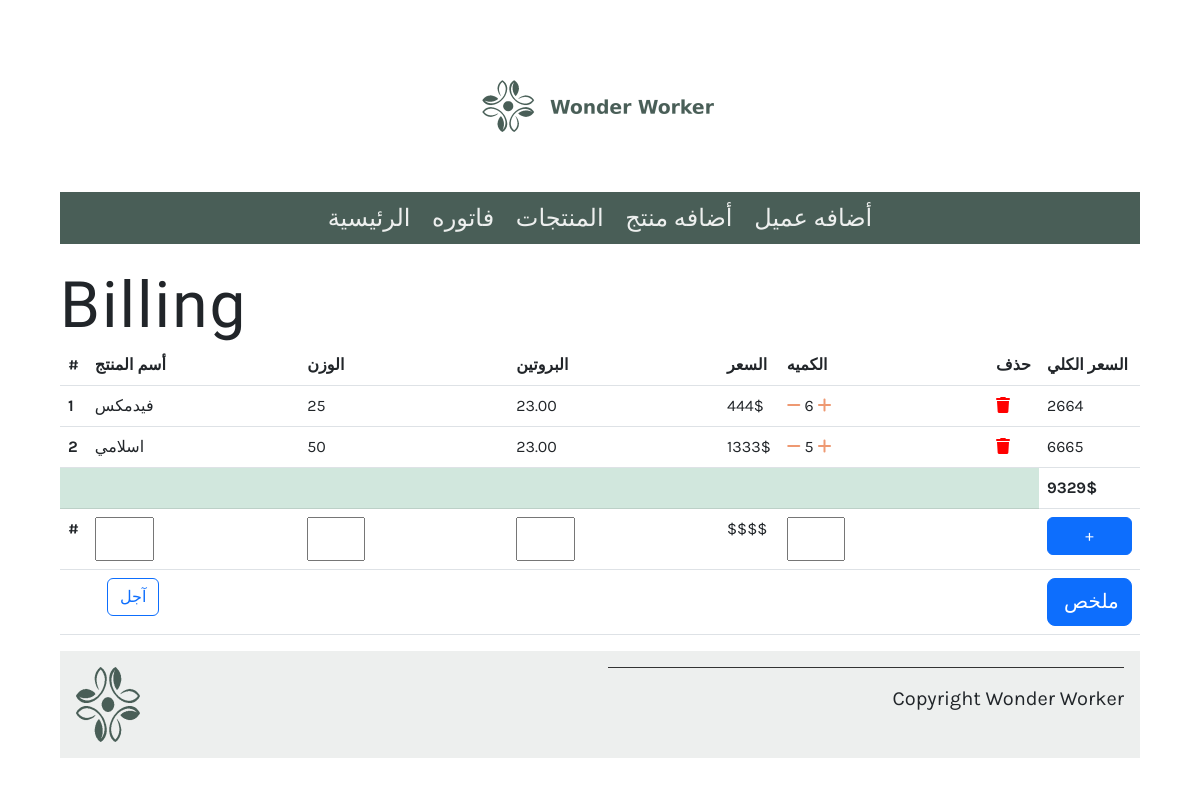
Before: /billing/ with the older database file.
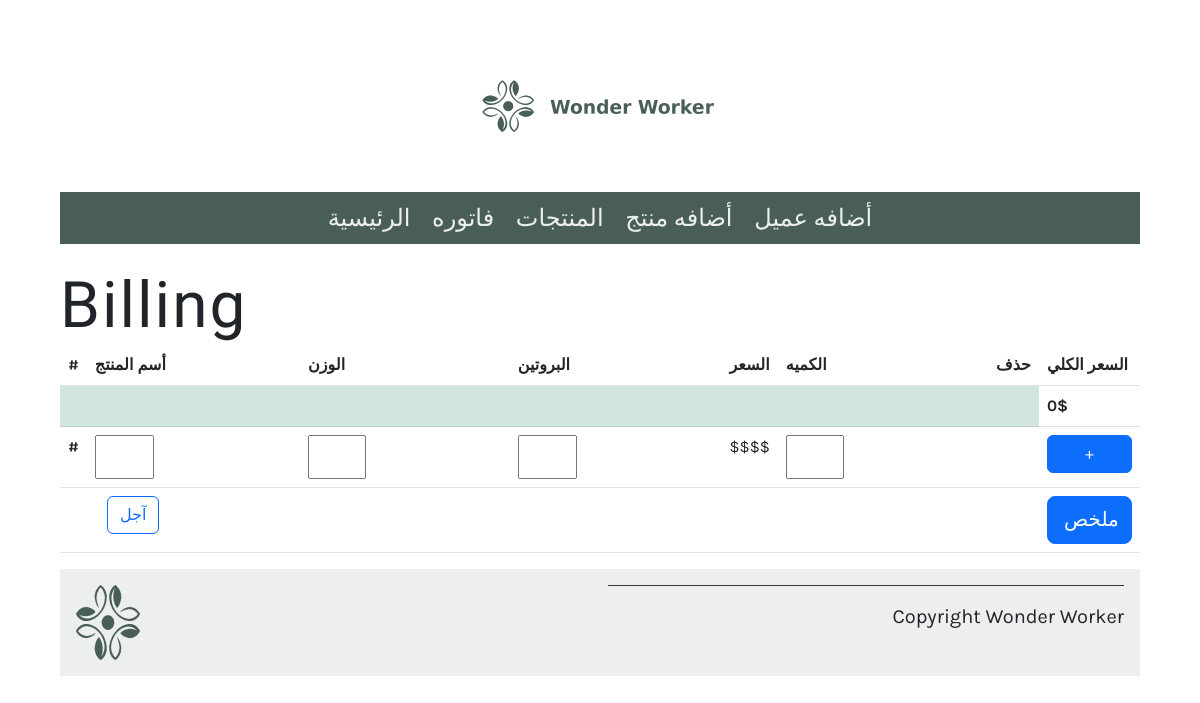
After: the same page with the newer database file.
### bill_app/models.py (models this page shows, shortened)
class Bill(models.Model):
   order=models.ForeignKey(Order,on_delete=models.CASCADE)
   product = models.ForeignKey(Product,on_delete=models.CASCADE)
   quantity = models.IntegerField(default=1)
   price= models.IntegerField(default= 0)
   cus_paid=models.IntegerField(default=0)
   class Meta:
      unique_together = ('order', 'product')
   def get_total_item_price(self):
      return self.quantity * self.product.price

class Product(models.Model):
   id=models.AutoField(primary_key=True)
   name = models.CharField(max_length=200)
   protien=models.DecimalField(max_length=1,null=True,decimal_places=2,max_digits=5)
   weight=models.CharField(max_length=5 )
   price = models.IntegerField(null=False)
   quantity = models.IntegerField(default=1)

### bill_app/views.py (the view)
# urls.py: path('billing/',views.billing,name='billing'),
def billing(request):
    options={"protien":[], "weight":[], "name":[],'customers':[]}
    product=Product.objects.all()
    bill = Bill.objects.filter(order=Order.objects.last())
    for i in product:
        if i.protien not in options['protien']:
            options['protien'].append(i.protien)
        if i.weight not in options['weight']:
            options['weight'].append(i.weight)
        if i.name not in options['name']:
            options['name'].append(i.name)
    if Order.objects.exists():
        order_id=Order.objects.last().order_id
    else:
        order_id=0
    total=0
    for i in bill:
        if i is None:
            return total
        else:
            total+=i.get_total_item_price()
    products_dect={'product':Bill.objects.filter(order=Order.objects.last()),'total':total,'order_id':order_id,'options':options}
    if request.method=="POST" :
        value=request.POST.get('account', False)
        print(value)
        return render(request, 'success.html',products_dect)
    else:
        return render(request,'bill.html',products_dect)

### bill_app/templates/bill.html (shortened to what this page needs)
{% extends 'base.html' %}
{% load static %}
{% block content %}
<h1> Billing </h1>
<table class="table ">
    <thead>
    <tr>
        <th scope="col ">#</th>
        <th scope="col">  أسم المنتج</th>
        <th scope="col"> الوزن </th>
        <th scope="col">البروتين</th>
        <th scope="col">السعر</th>
        <th scope="col">الكميه</th>
        <th scope="col">حذف</th>
        <th scope="col "> السعر الكلي</th>
    </tr>
    </thead>
    <tbody>
    {% for items in product %}
        <tr>
        <th scope="row">{{ forloop.counter }}</th>
            <td>{{ items.product.name }}</td>
            <td>{{ items.product.weight }}</td>
            <td>{{ items.product.protien }}</td>
            <td>{{ items.product.price}}$</td>
            <td >
                <a href="{% url 'quantity_controller' order_id=items.order.order_id product_id=items.product.id operation=0 %}"><i class="fas fa-minus mr-2"></i></a>
                {{ items.quantity}}
                <a href="{% url 'quantity_controller' order_id=items.order.order_id product_id=items.product.id operation=1 %}"><i class="fas fa-plus ml-2"></i></a>
            </td>
            <td> <a  style='color: red;' href="{% url 'remove_product' order_id=items.order.order_id product_id=items.product.id %}" ><i class="fas fa-trash float-right "></i></a></td>
            <td>{{items.get_total_item_price}}</td>
        </tr>
    {% endfor %}
    <tr>
        <td colspan="7" class="table-success"></td><td><b>{{total}}$</b></td>
    </tr>
    <tr>
        <form action="/add_to_bill/" method="POST" >
            <th scope="row">#</th>
            <td>
                <input list="names" name="name" required="true">
            </td>
            <td>
                <input list="weights" name="weight" required="true">
            </td>
            <td><input list="protiens" name="protien" required="true">
            </td>
            <td>$$$$</td>
            <td ><input name="quantity"  type="number" required="true" min="1"></td>
            <td></td>
            <td colspan="2"> <input type="submit" style="width: 85px;"  class="btn btn-primary" value="+"></td>
        </form>
    </tr>
    <tr>
        <form action="/billing/"  method="POST" >
            <td colspan="2"  style="padding-left: 47px;">
                <label class="btn btn-outline-primary" for="btn-check-outlined">آجل</label>
            </td>
            <td colspan="5" class=""></td>
            <td>  <input style="width: 85px;" type="submit"   class="btn btn-lg btn-primary" value="ملخص" ></td>
        </form>
    </tr>
    </tbody>
</table>
{% endblock %}

### bill_app/templates/base.html (shortened to what this page needs)
{% load static %}
<!DOCTYPE html>
<html lang="en">
  <head>
    <link href="https://cdn.jsdelivr.net/npm/bootstrap@5.3.0-alpha3/dist/css/bootstrap.min.css" rel="stylesheet">
    <link
      rel="preload"
      as="style"
      href="{% static 'css/style.css' %}"
      onload="this.rel = 'stylesheet'"
    />
  </head>
  <body>
    {% include 'partials/_header.html' %}
    <main>{% block content %} {% endblock %}</main>
   {%include 'partials/_footer.html'%}
  </body>
</html>

### bill_app/templates/partials/_header.html
{% load static %}
<header>
  <img src="{% static 'img/logo.png' %}" />
</header>
<nav>
  <ul>
    <li><a href="/">الرئيسية</a></li>
    <li><a href="{% url 'create_order' %}">فاتوره</a></li>
    <li><a href="{% url 'products' %}">المنتجات</a></li>
    <li><a href="{% url 'product' %}">أضافه منتج</a></li>
    <li><a href="{% url 'user_page' %}">أضافه عميل</a></li>
  </ul>
</nav>

### bill_app/templates/partials/_footer.html
{% load static %}
<footer>
    <article>
        <img src="{% static 'img/logo_footer.png' %}" />
    </article>
    <article>
        <p>Copyright Wonder Worker </p>
    </article>
</footer>

### bill_app/static/css/style.css (style rules this page uses)
body { font-family: 'Karla', sans-serif; margin-top: 3rem; margin-bottom: 3rem; margin-left: 5%; margin-right: 5%; }
h1, h2, h3, h4, h5, h6 { font-family: 'Markazi Text', serif; letter-spacing: 2px;; }
h1 { font-size: 4rem; margin-top: 1.5rem; margin-bottom: 0; }
p, ul { font-size: 1.25rem;; }
a { color: #EE9972; text-decoration: none; }
header img { display: block; margin-left: auto; margin-right: auto; max-width: 100%; height: auto; }
nav { background-color: #495E57; margin-top: 1rem; margin-bottom: 1rem; margin-bottom: 0px; }
nav ul { list-style: none; font-size: 1.5rem; text-align: center; padding-inline-start: 0rem; margin-bottom: 0px; }
nav ul li { display: inline-block; margin: 0.5rem; }
nav ul a { color: #EDEFEE; text-decoration: none; }
article { flex:1; border-radius: 12%; }
article img { max-width: 100%; max-block-size: ; }
label { font-weight: bold; display: block; }
input { width: 30%; display: block; padding: .5rem 1rem; line-height: 1.5rem; box-sizing: border-box; }
footer { background-color: #EDEFEE; padding: 1rem; display: flex; gap: 2rem 1rem; }
footer img { max-width: 50%; }
footer p { border-top: #333333; border-style: solid; border-width: 0.1rem; border-bottom: none; border-left: none; border-right: none; text-align: right; padding-top: 1rem;; }

Changed rows visible on the page:
removed Bill: product.name "فيدمكس", product.weight "25", product.protien "23.00", product.price "444", quantity "6", get_total_item_price "2664"
removed Bill: product.name "اسلامي", product.weight "50", product.protien "23.00", product.price "1333", quantity "5", get_total_item_price "6665"
Other visible differences:
{{ total }}: "9329" → "0"
